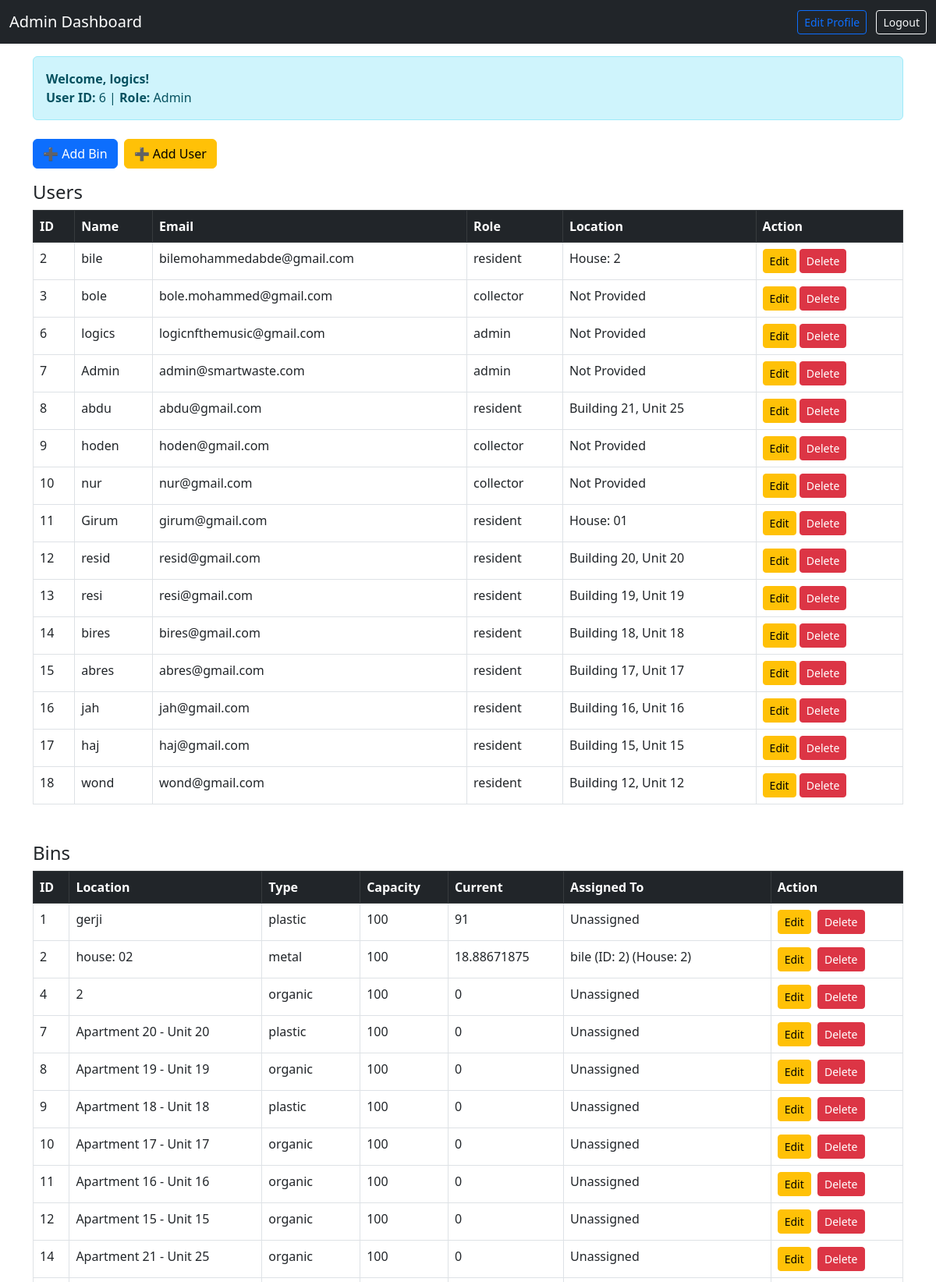
Page /final_project/php/admin_dashboard.php (signed in, upper part) on the committed database.
### tables this page shows
CREATE TABLE `users` (
  `user_id` int(11) NOT NULL,
  `name` varchar(100) DEFAULT NULL,
  `email` varchar(100) DEFAULT NULL,
  `password` varchar(255) DEFAULT NULL,
  `role` enum('resident','collector','admin') DEFAULT NULL,
  `building_number` varchar(50) DEFAULT NULL,
  `unit_number` varchar(50) DEFAULT NULL,
  `residence_type` enum('apartment','household') DEFAULT NULL,
  `house_address` varchar(255) DEFAULT NULL
);

CREATE TABLE `bins` (
  `bin_id` int(11) NOT NULL,
  `location` varchar(100) DEFAULT NULL,
  `waste_type` varchar(50) DEFAULT NULL,
  `capacity` double DEFAULT NULL,
  `current_level` double DEFAULT 0,
  `recyclability` varchar(50) DEFAULT NULL,
  `threshold` int(11) DEFAULT NULL
);

### final_project/php/admin_dashboard.php (the view, shortened to what this page needs)
<?php
include 'db.php';
?>
<!DOCTYPE html>
<html>
<head>
  <link href="https://cdn.jsdelivr.net/npm/bootstrap@5.3.0/dist/css/bootstrap.min.css" rel="stylesheet">
</head>
<body>
<nav class="navbar navbar-dark bg-dark">
  <div class="container-fluid d-flex justify-content-between">
    <span class="navbar-brand">Admin Dashboard</span>
    <div>
      <a href="edit_user.php" class="btn btn-outline-primary btn-sm ms-2">Edit Profile</a>
      <a href="logout.php" class="btn btn-outline-light btn-sm ms-2">Logout</a>
    </div>
  </div>
</nav>
<div class="container mt-3">
  <div class="alert alert-info">
    <strong>Welcome, <?= $_SESSION['name'] ?>!</strong><br>
    <strong>User ID:</strong> <?= $_SESSION['user_id'] ?> |
    <strong>Role:</strong> <?= ucfirst($_SESSION['role']) ?>
  </div>
</div>
<div class="container mt-4">
  <div class="mb-3 d-flex gap-2">
    <a href="../html/add_bin.php" class="btn btn-primary">➕ Add Bin</a>
    <a href="../html/add_user.html" class="btn btn-warning">➕ Add User</a>
  </div>
  <h4>Users</h4>
  <table class="table table-bordered">
    <tr class="table-dark">
      <th>ID</th>
      <th>Name</th>
      <th>Email</th>
      <th>Role</th>
      <th>Location</th>
      <th>Action</th>
    </tr>
    <?php
    $res = $conn->query("SELECT * FROM users");
    while ($row = $res->fetch_assoc()) {
      echo "<tr>
        <td>{$row['user_id']}</td>
        <td>{$row['name']}</td>
        <td>{$row['email']}</td>
        <td>{$row['role']}</td>
        <td>";
          if (!empty($row['building_number']) && !empty($row['unit_number'])) {
            echo "Building {$row['building_number']}, Unit {$row['unit_number']}";
          } elseif (!empty($row['house_address'])) {
            echo "House: {$row['house_address']}";
          } else {
            echo "Not Provided";
          }
        echo "</td>
        <td>
          <a href='edit_user_admin.php?id={$row['user_id']}' class='btn btn-sm btn-warning'>Edit</a>
          <a href='delete.php?type=user&id={$row['user_id']}' class='btn btn-sm btn-danger'>Delete</a>
        </td>
      </tr>";
    }
    ?>
  </table>
<h4 class="mt-5">Bins</h4>
<table class="table table-bordered">
  <tr class="table-dark">
    <th>ID</th><th>Location</th><th>Type</th><th>Capacity</th><th>Current</th><th>Assigned To</th><th>Action</th>
  </tr>
  <?php
  $bin_query = $conn->query("SELECT * FROM bins ORDER BY bin_id ASC");
  while ($bin = $bin_query->fetch_assoc()) {
    $bin_id = $bin['bin_id'];
    $assigned = '';
    $users_query = $conn->prepare("
      SELECT u.name, u.user_id, u.building_number, u.unit_number, u.house_address
      FROM assigned_bins ab
      JOIN users u ON ab.user_id = u.user_id
      WHERE ab.bin_id = ?
    ");
    $users_query->bind_param("i", $bin_id);
    $users_query->execute();
    $assigned_result = $users_query->get_result();
    if ($assigned_result->num_rows > 0) {
      $assigned_array = [];
      while ($u = $assigned_result->fetch_assoc()) {
        $location_info = '';
        if (!empty($u['building_number']) && !empty($u['unit_number'])) {
          $location_info = " (Apt {$u['building_number']}-{$u['unit_number']})";
        } elseif (!empty($u['house_address'])) {
          $location_info = " (House: {$u['house_address']})";
        }
        $assigned_array[] = "{$u['name']} (ID: {$u['user_id']}){$location_info}";
      }
      $assigned = implode('<br>', $assigned_array);
    } else {
      $assigned = "Unassigned";
    }
    echo "<tr>
      <td>{$bin['bin_id']}</td>
      <td>{$bin['location']}</td>
      <td>{$bin['waste_type']}</td>
      <td>{$bin['capacity']}</td>
      <td>{$bin['current_level']}</td>
      <td>$assigned</td>
      <td>
        <a href='edit_bin.php?id={$bin['bin_id']}' class='btn btn-sm btn-warning me-1'>Edit</a>
        <a href='delete.php?type=bin&id={$bin['bin_id']}' class='btn btn-sm btn-danger'>Delete</a>
      </td>
    </tr>";
  }
  ?>
</table>
</div>
</body>
</html>

### rows in the picture
users: user_id "2", name "bile", email "bilemohammedabde@gmail.com", role "resident", house_address "2"
users: user_id "3", name "bole", email "bole.mohammed@gmail.com", role "collector", shows "Not Provided"
users: user_id "6", name "logics", email "logicnfthemusic@gmail.com", role "admin", shows "Not Provided"
users: user_id "7", name "Admin", email "admin@smartwaste.com", role "admin", shows "Not Provided"
users: user_id "8", name "abdu", email "abdu@gmail.com", role "resident", building_number "21", unit_number "25"
users: user_id "9", name "hoden", email "hoden@gmail.com", role "collector", building_number "Not Provided"
users: user_id "10", name "nur", email "nur@gmail.com", role "collector", building_number "Not Provided"
users: user_id "11", name "Girum", email "girum@gmail.com", role "resident", house_address "01"
users: user_id "12", name "resid", email "resid@gmail.com", role "resident", building_number "20", unit_number "20"
users: user_id "13", name "resi", email "resi@gmail.com", role "resident", building_number "19", unit_number "19"
users: user_id "14", name "bires", email "bires@gmail.com", role "resident", building_number "18", unit_number "18"
users: user_id "15", name "abres", email "abres@gmail.com", role "resident", building_number "17", unit_number "17"
users: user_id "16", name "jah", email "jah@gmail.com", role "resident", building_number "16", unit_number "16"
users: user_id "17", name "haj", email "haj@gmail.com", role "resident", building_number "15", unit_number "15"
users: user_id "18", name "wond", email "wond@gmail.com", role "resident", building_number "12", unit_number "12"
bins: bin_id "1", location "gerji", waste_type "plastic", capacity "100", current_level "91", assigned "Unassigned"
bins: bin_id "2", location "house: 02", waste_type "metal", capacity "100", current_level "18.88671875", assigned_array "bile (ID: 2) (House: 2)"
bins: bin_id "4", location "2", waste_type "organic", capacity "100", current_level "0", current_level "Unassigned"
bins: bin_id "7", location "Apartment 20 - Unit 20", waste_type "plastic", capacity "100", current_level "0", assigned "Unassigned", current_level "Unassigned"
bins: bin_id "8", location "Apartment 19 - Unit 19", waste_type "organic", capacity "100", current_level "0", assigned "Unassigned", current_level "Unassigned"
bins: bin_id "9", location "Apartment 18 - Unit 18", waste_type "plastic", capacity "100", current_level "0", current_level "Unassigned"
bins: bin_id "10", location "Apartment 17 - Unit 17", waste_type "organic", capacity "100", current_level "0", current_level "Unassigned"
bins: bin_id "11", location "Apartment 16 - Unit 16", waste_type "organic", capacity "100", current_level "0", current_level "Unassigned"
bins: bin_id "12", location "Apartment 15 - Unit 15", waste_type "organic", capacity "100", current_level "0"
bins: bin_id "14", location "Apartment 21 - Unit 25", waste_type "organic", capacity "100", current_level "0"

### other values in the picture
$_SESSION['name'] "logics"
$_SESSION['user_id'] "6"
$_SESSION['role'] "Admin"
